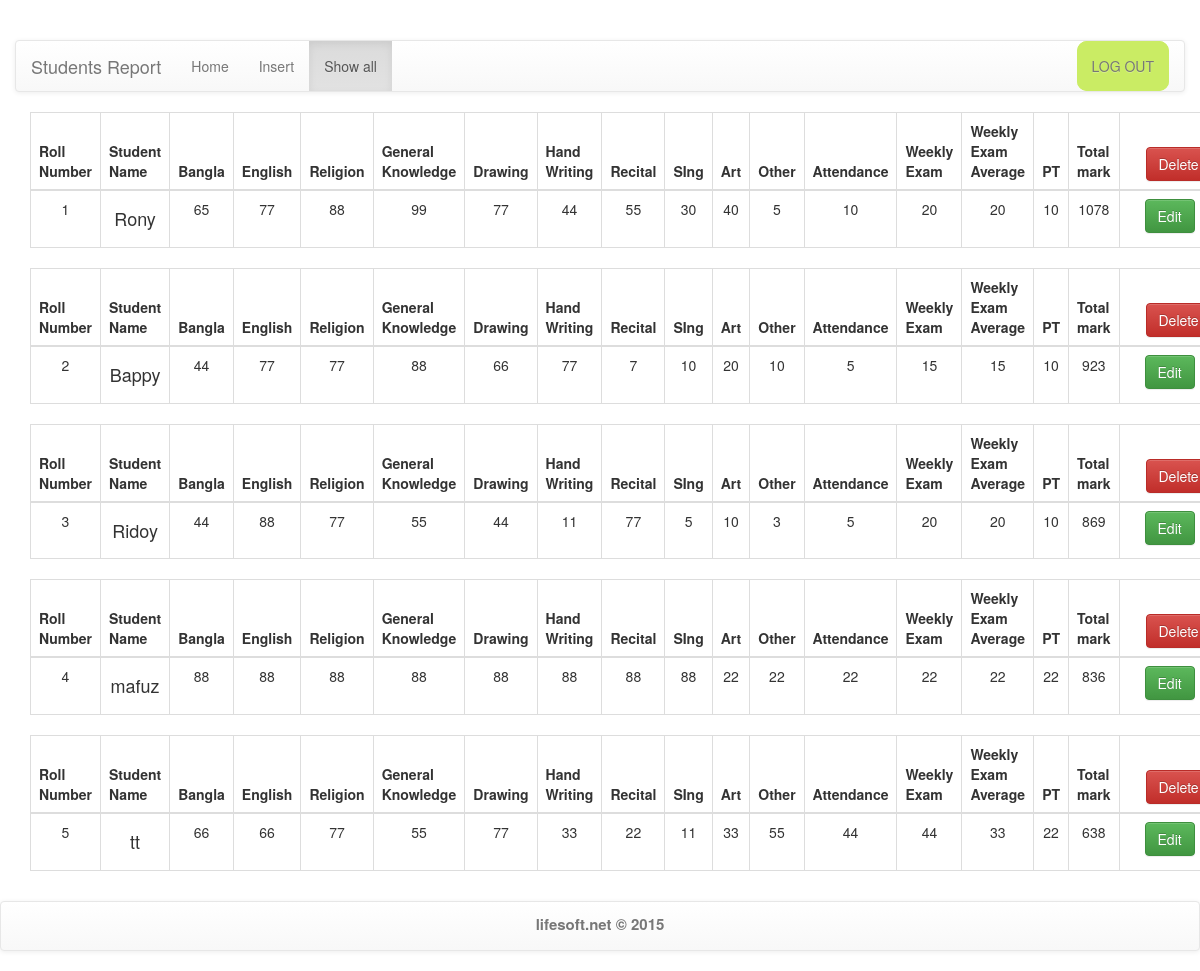
The app's page /show_all.php (signed in) with its own data.
### tables this page shows
CREATE TABLE `students` (
  `ID` int(11) NOT NULL,
  `Name` varchar(35) NOT NULL,
  `Bangla` float NOT NULL,
  `English` float NOT NULL,
  `Religion` float NOT NULL,
  `Gknowledge` float NOT NULL,
  `Drawing` float NOT NULL,
  `Writing` float NOT NULL,
  `Recital` float NOT NULL,
  `Sing` float NOT NULL,
  `Art` float NOT NULL,
  `Other` float NOT NULL,
  `Attendance` float NOT NULL,
  `Weeklyexam` float NOT NULL,
  `Weeklyexamaver` float NOT NULL,
  `Pt` float NOT NULL,
  `total` int(11) NOT NULL
);

### show_all.php (the view, shortened to what this page needs)
<!DOCTYPE html>
<html>
<head lang="en">
    <link rel="stylesheet" type="text/css" href="css/bootstrap.css">
    <link rel="stylesheet" type="text/css" href="css/bootstrap-theme.css">
    <link rel="stylesheet" type="text/css" href="style.css">
</head>
<body>
<div class="container-fluid">
    <nav class="navbar navbar-default nav-edit">
        <div class="container-fluid">
            <div class="navbar-header">
                <a class="navbar-brand" href="home.php">Students Report</a>
            </div>
            <div id="navbar" class="navbar-collapse collapse">
                <ul class="nav navbar-nav">
                    <li><a href="home.php">Home</a></li>
                    <li><a href="insert.php">Insert</a></li>
                    <li class="active"><a href="show_all.php">Show all</a></li>
                </ul>
                <ul class="nav navbar-nav navbar-right log-out">
                    <li><a href="log_out.php" class="log-out">LOG OUT</a></li>
                </ul>
            </div>
        </div>
    </nav>
    <?php
    $query = "SELECT * FROM students ORDER BY `total` DESC";
    $result = mysql_query($query);
    $roll = 0;
    while($person = mysql_fetch_array($result)){
        ?>
        <div class="container-fluid">
            <table class="table table-bordered margin-content text-center">
                <thead>
                <tr>
                    <th>Roll Number</th>
                    <th>Student Name</th>
                    <th>Bangla</th>
                    <th>English</th>
                    <th>Religion</th>
                    <th>General Knowledge</th>
                    <th>Drawing</th>
                    <th>Hand Writing</th>
                    <th>Recital</th>
                    <th>SIng</th>
                    <th>Art</th>
                    <th>Other</th>
                    <th>Attendance</th>
                    <th>Weekly Exam</th>
                    <th>Weekly Exam Average</th>
                    <th>PT</th>
                    <th>Total mark</th>
                    <th><button class="btn btn-danger delete_student_info" data-personid="<?php echo $person['ID']; ?>">Delete</button></th>
                </tr>
                </thead>
                <tbody>
                <tr class="show-all-content">
                    <td><?php $roll++; echo $roll;?></td>
                    <td>
                        <h4> <?php echo $person['Name']; ?> </h4>
                    </td>
                    <td>
                        <p> <?php echo $person['Bangla'] ?> </p>
                    </td>
                    <td>
                        <p> <?php echo $person['English']; ?> </p>
                    </td>
                    <td>
                        <p> <?php echo $person['Religion']; ?> </p>
                    </td>
                    <td>
                        <p> <?php echo $person['Gknowledge']; ?> </p>
                    </td>
                    <td>
                        <p> <?php echo $person['Drawing']; ?> </p>
                    </td>
                    <td>
                        <p> <?php echo $person['Writing']; ?> </p>
                    </td>
                    <td>
                        <p> <?php echo $person['Recital']; ?> </p>
                    </td>
                    <td>
                        <p> <?php echo $person['Sing']; ?> </p>
                    </td>
                    <td>
                        <p> <?php echo $person['Art']; ?> </p>
                    </td>
                    <td>
                        <p> <?php echo $person['Other']; ?> </p>
                    </td>
                    <td>
                        <p> <?php echo $person['Attendance']; ?> </p>
                    </td>
                    <td>
                        <p> <?php echo $person['Weeklyexam']; ?> </p></td>
                    <td>
                        <p> <?php echo $person['Weeklyexamaver']; ?> </p></td>
                    <td>
                        <p> <?php echo $person['Pt']; ?> </p>
                    </td>
                    <td>
                        <p> <?php echo $person['total']; ?> </p>
                    </td>
                    <td>
                        <button type="button" class="btn btn-success edit_person" data-toggle="modal" data-target="#myModal" data-personid="<?php echo $person['ID']; ?>">
                            Edit
                        </button>
                    </td>
                </tr>
                </tbody>
            </table>
        </div>
    <?php } ?>
    <nav class="navbar navbar-default nav-edit home-footer">
        <div class="container-fluid">
            <p href="http://www.lifesoft.net" class="main-footer">lifesoft.net &copy; 2015</p>
        </div>
    </nav>
</div>
</body>

### style.css (style rules this page uses)
body { padding-top: 40px; padding-bottom: 80px; //background-image: url("img/bg-imge.jpg"); background-repeat: repeat-y; background-size: 100% auto; }
.main-footer { text-align: center; font-size: 15px; font-weight: bold; color: #777; margin-top: 12px; }
.home-footer { position: fixed; bottom: 0; left: 0; right: 0; }
.delete_student_info { margin-left: 18px; }
.show-all-content td { padding-top: 15px; }
.log-out { background-color: #CAEC64; border-radius: 10px; }

### records on screen
students: Name "Rony", Bangla "65", English "77", Religion "88", Gknowledge "99", Drawing "77", Writing "44", Recital "55", Sing "30", Art "40", Other "5", Attendance "10", Weeklyexam "20", Weeklyexamaver "20", Pt "10", total "1078"
students: Name "Bappy", Bangla "44", English "77", Religion "77", Gknowledge "88", Drawing "66", Writing "77", Recital "7", Sing "10", Art "20", Other "10", Attendance "5", Weeklyexam "15", Weeklyexamaver "15", Pt "10", total "923"
students: Name "Ridoy", Bangla "44", English "88", Religion "77", Gknowledge "55", Drawing "44", Writing "11", Recital "77", Sing "5", Art "10", Other "3", Attendance "5", Weeklyexam "20", Weeklyexamaver "20", Pt "10", total "869"
students: Name "mafuz", Bangla "88", English "88", Religion "88", Gknowledge "88", Drawing "88", Writing "88", Recital "88", Sing "88", Art "22", Other "22", Attendance "22", Weeklyexam "22", Weeklyexamaver "22", Pt "22", total "836"
students: Name "tt", Bangla "66", English "66", Religion "77", Gknowledge "55", Drawing "77", Writing "33", Recital "22", Sing "11", Art "33", Other "55", Attendance "44", Weeklyexam "44", Weeklyexamaver "33", Pt "22", total "638"
